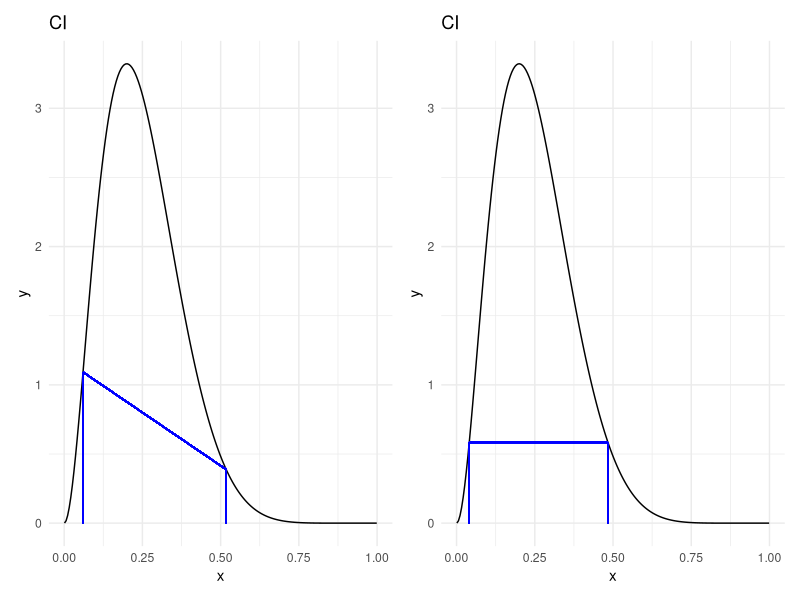

Source code (R):
library(patchwork)
library(tidyverse)

HDIofInvCDF <-
  function(qfun,
           mass_inside = 0.95,
           ...) {

    tail_mass <- 1 - mass_inside

    # The interval is:
    #   [ Q(low_tail_prob), Q(low_tail_prob + mass_inside) ]
    interval_width <- function(low_tail_prob) {
      qfun(mass_inside + low_tail_prob, ...) -
        qfun(low_tail_prob, ...)
    }

    opt <- optimize(
      interval_width,
      interval = c(0, tail_mass)
    )

    low <- opt$minimum

    c(
      qfun(low, ...),
      qfun(low + mass_inside, ...)
    )
  }

plot_interval <- function(lower, upper, title) {

  y1 <- dbeta(lower, a, b)
  y2 <- dbeta(upper, a, b)

  ggplot(df, aes(x, y)) +
    geom_line(color = "black") +
    geom_segment(
      aes(
        x = lower,
        xend = lower,
        y = 0,
        yend = y1
      ),
      color = "blue"
    ) +
    geom_segment(
      aes(
        x = lower,
        xend = upper,
        y = y1,
        yend = y2
      ),
      color = "blue"
    ) +
    geom_segment(
      aes(
        x = upper,
        xend = upper,
        y = y2,
        yend = 0
      ),
      color = "blue"
    ) +
    labs(title = title) +
    theme_minimal()
}

a <- 3
b <- 9
alpha <- 0.05

CI <- c(
  qbeta(alpha / 2, a, b),
  qbeta(1 - alpha / 2, a, b)
)

HPD <- HDIofInvCDF(
  qbeta,
  mass_inside = 0.95,
  shape1 = a,
  shape2 = b
)

x <- seq(0.001, 0.999, length.out = 200)

df <- tibble(
  x = x,
  y = dbeta(x, a, b)
)

intervals <- tibble(
  type = c("CI", "HPD"),
  lower = c(CI[1], HPD[1]),
  upper = c(CI[2], HPD[2])
)

plots <- intervals |>
  mutate(
    plot = map2(
      lower,
      upper,
      plot_interval,
      title = type
    )
  ) |>
  pull(plot)

wrap_plots(plots)


### beta_credible_int_demo
set.seed(42)

# -----------------------------
# Data / posterior parameters
# -----------------------------
N1 <- 2
N0 <- 8
N <- N0 + N1

aprior <- 1
bprior <- 1

apost <- aprior + N1
bpost <- bprior + N0

alpha <- 0.05

# -----------------------------
# CI via quantiles (explicit)
# -----------------------------
l <- qbeta(alpha / 2, apost, bpost)
u <- qbeta(1 - alpha / 2, apost, bpost)

CI2 <- c(l, u)

sprintf("%.2f--%.2f", CI2[1], CI2[2])

# -----------------------------
# Monte Carlo CI
# -----------------------------
samples <- rbeta(1000, apost, bpost)
samples <- sort(samples)

CI3 <- quantile(
  samples,
  probs = c(alpha / 2, 1 - alpha / 2)
)

sprintf("%.2f--%.2f", CI3[1], CI3[2])
